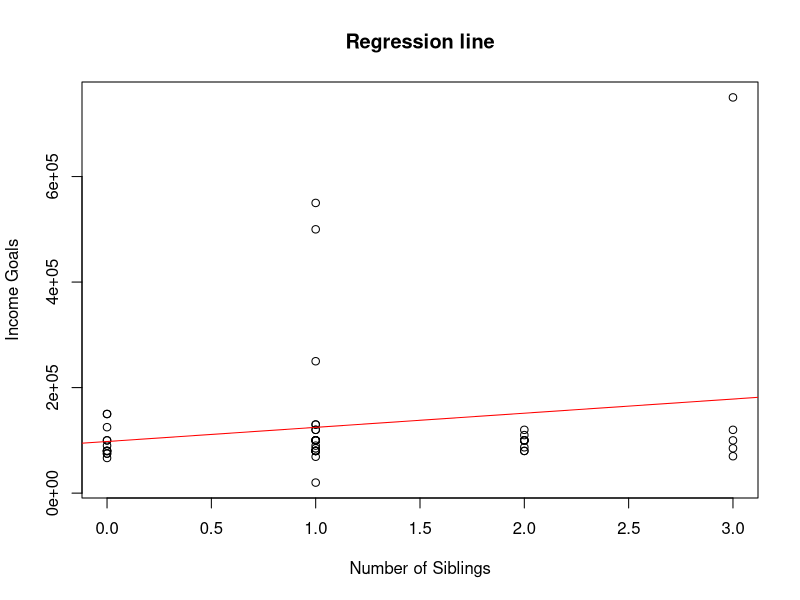
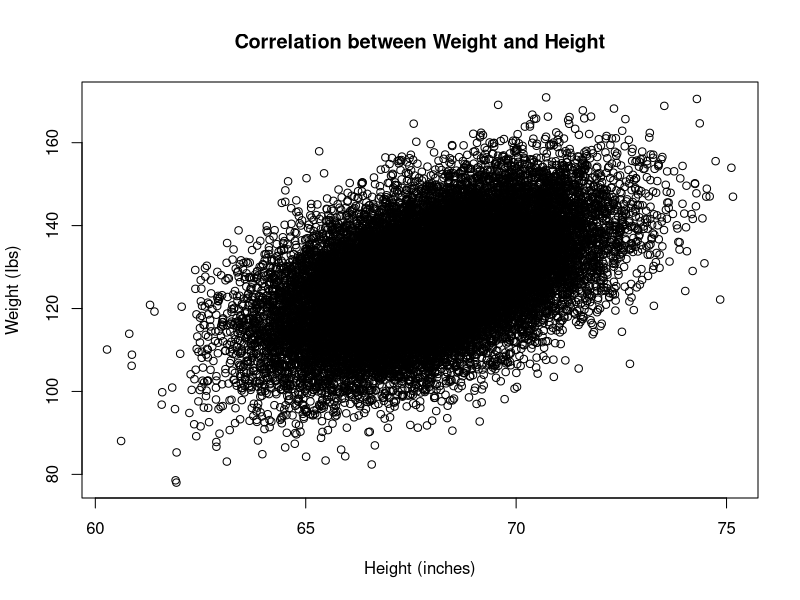

The R source for these figures, in order: (Note: this script raises an error after producing the figures.)
setwd("C:/Users/udayc/Documents/BCIT/Fall2022/1350/week12")

library(readxl)
data = read_excel("F2021_MATH_1350_Data.xlsx")

data = subset(data, !is.na(data$Income.Goal) & !is.na(data$Siblings))

#1

X = data$Siblings
Y = data$Income.Goal

plot(X, Y,
     xlab = "Number of Siblings", 
     ylab = "Income Goals",
     main = "Regression line"
)

r = cor(X, Y); r
cor.test(X, Y)
model = lm(Y / 1 ~ X); model

abline(model, col = "red")

yhat = 97902 + 4 * (26829.30); yhat

#2

data2 = read.table("SOCR-HeightWeight.txt",
                  header = TRUE, 
                  stringsAsFactors = TRUE)
X = data2$Height.Inches; X
Y = data2$Weight.Pounds; Y

rho = cor(X, Y); rho

plot(X, Y, 
     xlab = "Height (inches)", 
     ylab = "Weight (Ibs)", 
     main = "Correlation between Weight and Height")

r.vals = c()
is.significant = c()
n.sims = 10^4

for (i in 1:n.sims) {
    this.sample = sample(data$Index, 30, replace = FALSE)
    X.sample = X[this.sample]
    Y.sample = Y[this.sample]
    r.vals[i] = cor(X.sample, Y.sample)
    is.significant[i] = cor.test(X.sample, Y.sample)$p.value < 0.05
}

hist(r.vals,
     xlab = "Correlation", 
     ylab = "Frequency",
     main = "Sampling distribution")












